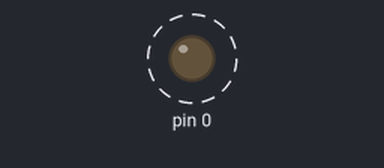
Simulated run of this sketch. Board: Arduino Uno, built with avr-gcc and run on an emulated ATmega328P. On the bench: output pins drawn as LEDs (lit = HIGH). Dashed ring = blinking.

Above: at 0.06 s.
Timing chart, 0 to 3.0 s (numbered marks = the images above):
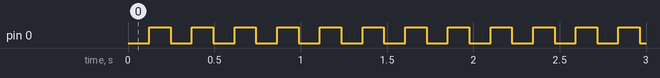

Measured:
- by itself, pin 0: alternates HIGH for 0.12 s and LOW for 0.12 s

The sketch:

Exp_1_Obs_6.4.ino
```cpp
#include<avr/io.h>
#include<util/delay.h>
int count = 0;
int main (void)
{
  DDRD = 0x01;
  TCCR2A = 0x00;
  TCCR2B = 0x05;
  while(1)
  {
    if (TCNT2 == 249)
    {
      count++;
      TCNT2 = 0;
    }
    if (count == 62)
    {
      PORTD ^=0x01;
      count = 0;
    }
  }
}
```
